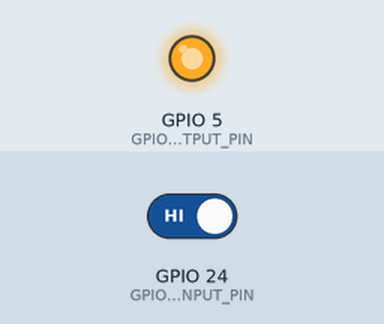
Bench run of a program on a simulated Raspberry Pi (BCM pin numbers). On the bench: output pins drawn as LEDs (lit = HIGH). The test bench sets the inputs (shaded band); at power-on: GPIO 24 (GPIO_PIR_INPUT_PIN) HIGH.

Above: at 1.2 s.
1.3 s: GPIO 24 (GPIO_PIR_INPUT_PIN) driven LOW
At 2.3 s:
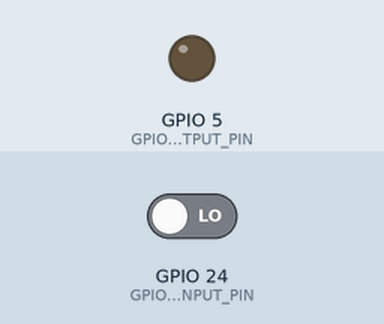
2.8 s: GPIO 24 (GPIO_PIR_INPUT_PIN) driven HIGH
At 3.4 s:
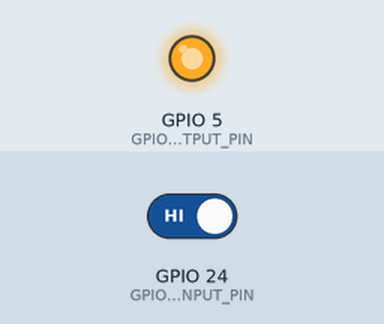
Timing chart, 0 to 5.8 s (numbered marks = the images above; inputs shaded):
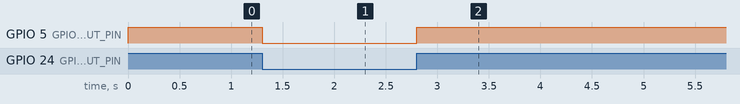

The program:

trial03.py
```python
import RPi.GPIO as GPIO
import time

GPIO_PIR_INPUT_PIN = 24
GPIO.setmode(GPIO.BCM)
GPIO.setup(GPIO_PIR_INPUT_PIN, GPIO.IN)
GPIO_OUTPUT_PIN = 5
GPIO.setup(GPIO_OUTPUT_PIN, GPIO.OUT)
try:
    while True:
        signal = GPIO.input(GPIO_PIR_INPUT_PIN)
        if signal>0:
            GPIO.output(GPIO_OUTPUT_PIN, GPIO.HIGH)
            #time.sleep(5)
        else:
            GPIO.output(GPIO_OUTPUT_PIN, GPIO.LOW)
except KeyboardInterrupt:
    print('interrupted')
finally:
    GPIO.cleanup()
```

Measured:
- after the input at 1.3 s, GPIO 5 (GPIO_OUTPUT_PIN): HIGH → LOW at once
- after the input at 2.8 s, GPIO 5 (GPIO_OUTPUT_PIN): LOW → HIGH at once
